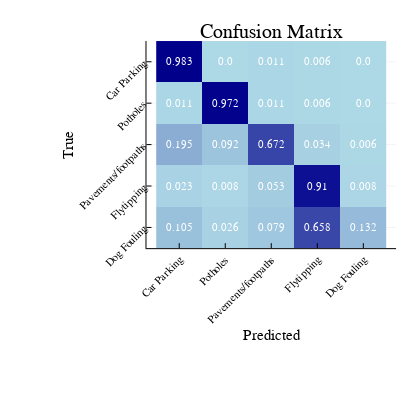

Notebook code for this chart:
### Code cell
p1 = Plots.plot( Classes, Classes, confusion_matrix,seriestype = :heatmap, xrotation = 45,yrotation = 45,aspect_ratio = 1,size =[400,400],yflip=true,xaxis = "Predicted", yaxis = "True", c = cgrad.(:blues),colorbar =:none,title = "Confusion Matrix")
[annotate!((j-0.5,i-0.5,Plots.text(round(confusion_matrix[i,j],digits=3),8,:white))) for i in 1:n_class, j in 1:n_class]
display(p1)

### Figure 1 — Plotly figure (JSON) as saved in the notebook; plotly's stock layout.template omitted (floating-point values rounded to 4 significant figures)
{"data": [{"colorbar": {"title": ""}, "colorscale": [[0, "rgba(173, 216, 230, 1.000)"], [1, "rgba(0, 0, 139, 1.000)"]], "hoverinfo": "none", "name": "y1", "showlegend": false, "showscale": false, "type": "heatmap", "x": [0, 1, 2, 3, 4, 5], "xaxis": "x1", "y": [0, 1, 2, 3, 4, 5], "yaxis": "y1", "z": [[0.9831, 0, 0.0113, 0.00565, 0], [0.01105, 0.9724, 0.01105, 0.005525, 0], [0.1954, 0.09195, 0.6724, 0.03448, 0.005747], [0.02256, 0.007519, 0.05263, 0.9098, 0.007519], [0.1053, 0.02632, 0.07895, 0.6579, 0.1316]], "zmax": 0.9831, "zmin": 0}], "layout": {"annotations": [{"font": {"color": "rgba(0, 0, 0, 1.000)", "family": "sans-serif", "size": 20}, "rotation": 0, "showarrow": false, "text": "Confusion Matrix", "x": 0.6782, "xanchor": "center", "xref": "paper", "y": 1, "yanchor": "top", "yref": "paper"}, {"font": {"color": "rgba(255, 255, 255, 1.000)", "family": "sans-serif", "size": 11}, "rotation": 0, "showarrow": false, "text": "0.983", "x": 0.5, "xanchor": "center", "xref": "x", "y": 0.5, "yanchor": "middle", "yref": "y"}, {"font": {"color": "rgba(255, 255, 255, 1.000)", "family": "sans-serif", "size": 11}, "rotation": 0, "showarrow": false, "text": "0.011", "x": 0.5, "xanchor": "center", "xref": "x", "y": 1.5, "yanchor": "middle", "yref": "y"}, {"font": {"color": "rgba(255, 255, 255, 1.000)", "family": "sans-serif", "size": 11}, "rotation": 0, "showarrow": false, "text": "0.195", "x": 0.5, "xanchor": "center", "xref": "x", "y": 2.5, "yanchor": "middle", "yref": "y"}, {"font": {"color": "rgba(255, 255, 255, 1.000)", "family": "sans-serif", "size": 11}, "rotation": 0, "showarrow": false, "text": "0.023", "x": 0.5, "xanchor": "center", "xref": "x", "y": 3.5, "yanchor": "middle", "yref": "y"}, {"font": {"color": "rgba(255, 255, 255, 1.000)", "family": "sans-serif", "size": 11}, "rotation": 0, "showarrow": false, "text": "0.105", "x": 0.5, "xanchor": "center", "xref": "x", "y": 4.5, "yanchor": "middle", "yref": "y"}, {"font": {"color": "rgba(255, 255, 255, 1.000)", "family": "sans-serif", "size": 11}, "rotation": 0, "showarrow": false, "text": "0.0", "x": 1.5, "xanchor": "center", "xref": "x", "y": 0.5, "yanchor": "middle", "yref": "y"}, {"font": {"color": "rgba(255, 255, 255, 1.000)", "family": "sans-serif", "size": 11}, "rotation": 0, "showarrow": false, "text": "0.972", "x": 1.5, "xanchor": "center", "xref": "x", "y": 1.5, "yanchor": "middle", "yref": "y"}, {"font": {"color": "rgba(255, 255, 255, 1.000)", "family": "sans-serif", "size": 11}, "rotation": 0, "showarrow": false, "text": "0.092", "x": 1.5, "xanchor": "center", "xref": "x", "y": 2.5, "yanchor": "middle", "yref": "y"}, {"font": {"color": "rgba(255, 255, 255, 1.000)", "family": "sans-serif", "size": 11}, "rotation": 0, "showarrow": false, "text": "0.008", "x": 1.5, "xanchor": "center", "xref": "x", "y": 3.5, "yanchor": "middle", "yref": "y"}, {"font": {"color": "rgba(255, 255, 255, 1.000)", "family": "sans-serif", "size": 11}, "rotation": 0, "showarrow": false, "text": "0.026", "x": 1.5, "xanchor": "center", "xref": "x", "y": 4.5, "yanchor": "middle", "yref": "y"}, {"font": {"color": "rgba(255, 255, 255, 1.000)", "family": "sans-serif", "size": 11}, "rotation": 0, "showarrow": false, "text": "0.011", "x": 2.5, "xanchor": "center", "xref": "x", "y": 0.5, "yanchor": "middle", "yref": "y"}, {"font": {"color": "rgba(255, 255, 255, 1.000)", "family": "sans-serif", "size": 11}, "rotation": 0, "showarrow": false, "text": "0.011", "x": 2.5, "xanchor": "center", "xref": "x", "y": 1.5, "yanchor": "middle", "yref": "y"}, {"font": {"color": "rgba(255, 255, 255, 1.000)", "family": "sans-serif", "size": 11}, "rotation": 0, "showarrow": false, "text": "0.672", "x": 2.5, "xanchor": "center", "xref": "x", "y": 2.5, "yanchor": "middle", "yref": "y"}, {"font": {"color": "rgba(255, 255, 255, 1.000)", "family": "sans-serif", "size": 11}, "rotation": 0, "showarrow": false, "text": "0.053", "x": 2.5, "xanchor": "center", "xref": "x", "y": 3.5, "yanchor": "middle", "yref": "y"}, {"font": {"color": "rgba(255, 255, 255, 1.000)", "family": "sans-serif", "size": 11}, "rotation": 0, "showarrow": false, "text": "0.079", "x": 2.5, "xanchor": "center", "xref": "x", "y": 4.5, "yanchor": "middle", "yref": "y"}, {"font": {"color": "rgba(255, 255, 255, 1.000)", "family": "sans-serif", "size": 11}, "rotation": 0, "showarrow": false, "text": "0.006", "x": 3.5, "xanchor": "center", "xref": "x", "y": 0.5, "yanchor": "middle", "yref": "y"}, {"font": {"color": "rgba(255, 255, 255, 1.000)", "family": "sans-serif", "size": 11}, "rotation": 0, "showarrow": false, "text": "0.006", "x": 3.5, "xanchor": "center", "xref": "x", "y": 1.5, "yanchor": "middle", "yref": "y"}, {"font": {"color": "rgba(255, 255, 255, 1.000)", "family": "sans-serif", "size": 11}, "rotation": 0, "showarrow": false, "text": "0.034", "x": 3.5, "xanchor": "center", "xref": "x", "y": 2.5, "yanchor": "middle", "yref": "y"}, {"font": {"color": "rgba(255, 255, 255, 1.000)", "family": "sans-serif", "size": 11}, "rotation": 0, "showarrow": false, "text": "0.91", "x": 3.5, "xanchor": "center", "xref": "x", "y": 3.5, "yanchor": "middle", "yref": "y"}, {"font": {"color": "rgba(255, 255, 255, 1.000)", "family": "sans-serif", "size": 11}, "rotation": 0, "showarrow": false, "text": "0.658", "x": 3.5, "xanchor": "center", "xref": "x", "y": 4.5, "yanchor": "middle", "yref": "y"}, {"font": {"color": "rgba(255, 255, 255, 1.000)", "family": "sans-serif", "size": 11}, "rotation": 0, "showarrow": false, "text": "0.0", "x": 4.5, "xanchor": "center", "xref": "x", "y": 0.5, "yanchor": "middle", "yref": "y"}, {"font": {"color": "rgba(255, 255, 255, 1.000)", "family": "sans-serif", "size": 11}, "rotation": 0, "showarrow": false, "text": "0.0", "x": 4.5, "xanchor": "center", "xref": "x", "y": 1.5, "yanchor": "middle", "yref": "y"}, {"font": {"color": "rgba(255, 255, 255, 1.000)", "family": "sans-serif", "size": 11}, "rotation": 0, "showarrow": false, "text": "0.006", "x": 4.5, "xanchor": "center", "xref": "x", "y": 2.5, "yanchor": "middle", "yref": "y"}, {"font": {"color": "rgba(255, 255, 255, 1.000)", "family": "sans-serif", "size": 11}, "rotation": 0, "showarrow": false, "text": "0.008", "x": 4.5, "xanchor": "center", "xref": "x", "y": 3.5, "yanchor": "middle", "yref": "y"}, {"font": {"color": "rgba(255, 255, 255, 1.000)", "family": "sans-serif", "size": 11}, "rotation": 0, "showarrow": false, "text": "0.132", "x": 4.5, "xanchor": "center", "xref": "x", "y": 4.5, "yanchor": "middle", "yref": "y"}], "height": 400, "legend": {"bgcolor": "rgba(255, 255, 255, 1.000)", "bordercolor": "rgba(0, 0, 0, 1.000)", "borderwidth": 1, "font": {"color": "rgba(0, 0, 0, 1.000)", "family": "sans-serif", "size": 11}, "tracegroupgap": 0, "traceorder": "normal", "x": 1.02, "xanchor": "auto", "y": 1, "yanchor": "auto"}, "margin": {"b": 20, "l": 0, "r": 0, "t": 20}, "paper_bgcolor": "rgba(255, 255, 255, 1.000)", "plot_bgcolor": "rgba(255, 255, 255, 1.000)", "showlegend": true, "width": 400, "xaxis": {"anchor": "y1", "domain": [0.3662, 0.9902], "gridcolor": "rgba(0, 0, 0, 0.100)", "gridwidth": 0.5, "linecolor": "rgba(0, 0, 0, 1.000)", "mirror": false, "range": [-0.2112, 5.211], "showgrid": true, "showline": true, "showticklabels": true, "tickangle": -45, "tickcolor": "rgb(0, 0, 0)", "tickfont": {"color": "rgba(0, 0, 0, 1.000)", "family": "sans-serif", "size": 11}, "tickmode": "array", "ticks": "inside", "ticktext": ["Car Parking", "Potholes", "Pavements/footpaths", "Flytipping", "Dog Fouling"], "tickvals": [0.5, 1.5, 2.5, 3.5, 4.5], "title": "Predicted", "titlefont": {"color": "rgba(0, 0, 0, 1.000)", "family": "sans-serif", "size": 15}, "type": "-", "visible": true, "zeroline": false, "zerolinecolor": "rgba(0, 0, 0, 1.000)"}, "yaxis": {"anchor": "x1", "domain": [0.3662, 0.9415], "gridcolor": "rgba(0, 0, 0, 0.100)", "gridwidth": 0.5, "linecolor": "rgba(0, 0, 0, 1.000)", "mirror": false, "range": [5, 0], "showgrid": true, "showline": true, "showticklabels": true, "tickangle": -45, "tickcolor": "rgb(0, 0, 0)", "tickfont": {"color": "rgba(0, 0, 0, 1.000)", "family": "sans-serif", "size": 11}, "tickmode": "array", "ticks": "inside", "ticktext": ["Car Parking", "Potholes", "Pavements/footpaths", "Flytipping", "Dog Fouling"], "tickvals": [0.5, 1.5, 2.5, 3.5, 4.5], "title": "True", "titlefont": {"color": "rgba(0, 0, 0, 1.000)", "family": "sans-serif", "size": 15}, "type": "-", "visible": true, "zeroline": false, "zerolinecolor": "rgba(0, 0, 0, 1.000)"}}}
